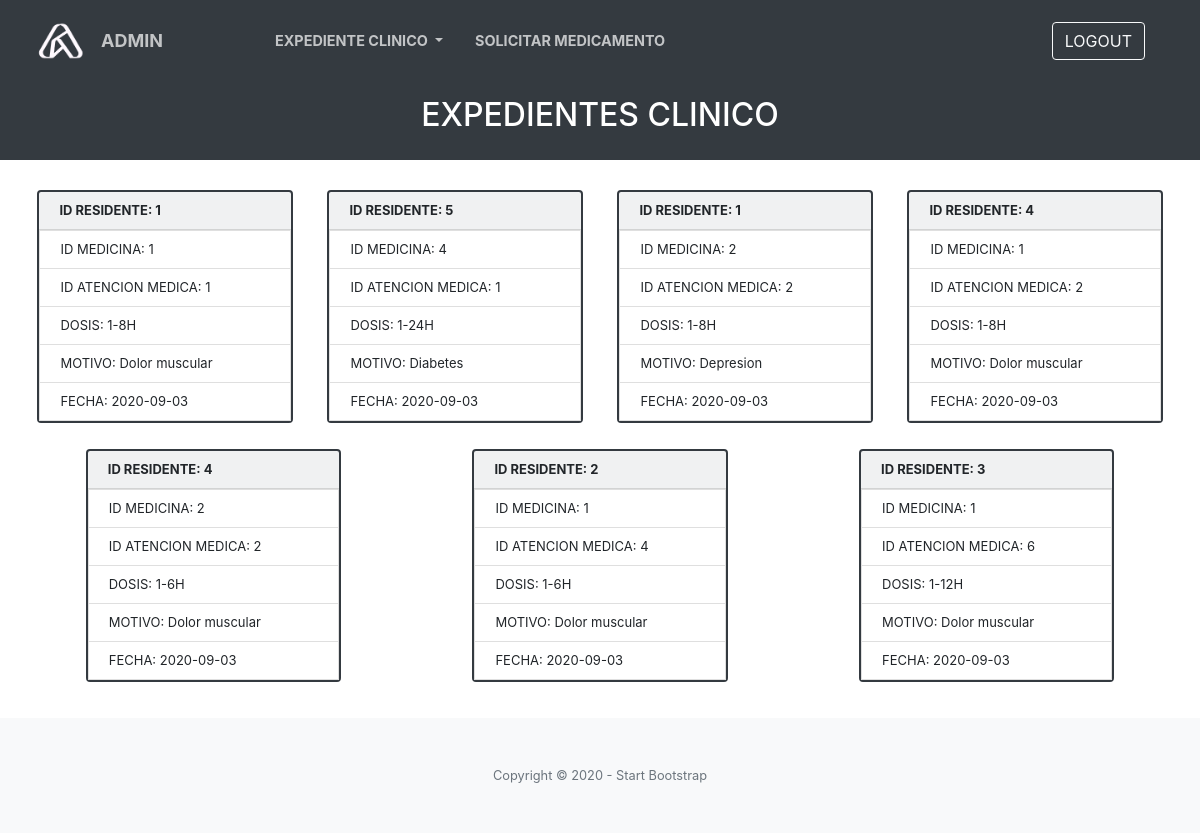
The app's page /VExpeClinico.php with its own data.
### tables this page shows
create table exp_Clinico(
ID_Residente smallint not null,
ID_Medicina smallint not null,
ID_Atencion_Medica smallint not null,
Dosis char(20) not null,
Motivo char(30) not null,
Fecha date not null,
foreign key (ID_Residente)
	references Residente(ID)
    ON UPDATE CASCADE ON DELETE cascade,
foreign key (ID_Medicina)
	references Medicina(ID)
    ON UPDATE CASCADE ON DELETE cascade,
foreign key (ID_Atencion_Medica)
	references Atencion_Medica(ID)
    ON UPDATE CASCADE ON DELETE cascade,
primary key (ID_Atencion_Medica,ID_Residente,ID_Medicina)
);

### public_html/VExpeClinico.php (the view, shortened to what this page needs)
<?php
include('db.php');
?>
<!DOCTYPE html>
<html lang="en">
<head>
    <link rel="stylesheet" href="css/style.css">
    <link href="css/styles.css" rel="stylesheet" />
</head>
<body>
    <nav class="navbar navbar-expand-lg navbar-light fixed-top py-3 ml-0 " id="mainNav">
        <div class="container ml-1">
            <a class="navbar-brand js-scroll-trigger" href="index.php"><img src="img/logo5.png" class="logo" id="logo" alt=""></a>
            <a class="navbar-brand js-scroll-trigger mr-5" href="inicio_admin.php" style="font-size: 18px;">ADMIN</a>
            <div class="collapse navbar-collapse ml-5" id="navbarResponsive">
                <ul class="navbar-nav nav justify-content-center mr-5">
                    <li class="nav-item dropdown show">
                        <a class="nav-link js-scroll-trigger dropdown-toggle" href="#" role="button" id="dropdownMenuLink" data-toggle="dropdown" aria-haspopup="true" aria-expanded="false">
                            EXPEDIENTE CLINICO
                        </a>
                    </li>
                    <li class="nav-item">
                        <a class="nav-link js-scroll-trigger" href="solicitarMedicamento.php" role="button">SOLICITAR MEDICAMENTO</a>
                    </li>
                </ul>
            </div>
            <a class="btn btn-outline-light" href="logout.php"><span class="glyphicon glyphicon-log-in"></span> LOGOUT</a>
        </div>
    </nav>
    <section class="bg-dark text-white h-20 " style="height:20%;">
        <div class="container text-center pt-5">
            <h2 class="mb-2 pt-5">EXPEDIENTES CLINICO</h2>
        </div>
    </section>
    <section class="characteristics" style="line-height: 1;">
        <section class="characteristics__container">
            <?php
            $result = mysqli_query($con, "SELECT * FROM `exp_clinico`");
            while ($row = mysqli_fetch_assoc($result)) {
            ?>
                <article class="characteristics__item; card bg-light mb-3 border-dark">
                    <ul class="list-group list-group-flush">
                        <form method='post' action=''>
                            <div class="card-header font-weight-bold">
                                ID RESIDENTE: <?php echo $row['ID_Residente']; ?>
                            </div>
                            <li class="list-group-item">
                                ID MEDICINA: <?php echo $row['ID_Medicina']; ?>
                            </li>
                            <li class="list-group-item">
                                <div>ID ATENCION MEDICA: <?php echo $row['ID_Atencion_Medica']; ?></div>
                            </li>
                            <li class="list-group-item">
                                <div>DOSIS: <?php echo $row['Dosis']; ?></div>
                            </li>
                            <li class="list-group-item">
                                <div>MOTIVO: <?php echo $row['Motivo']; ?></div>
                            </li>
                            <li class="list-group-item">
                                <div>FECHA: <?php echo $row['Fecha']; ?></div>
                            </li>
                        </form>
                    </ul>
                </article>
            <?php }
            ?>
        </section>
    </section>
    <footer class="bg-light py-5">
        <div class="container">
            <div class="small text-center text-muted">Copyright © 2020 - Start Bootstrap</div>
        </div>
    </footer>
</body>
</html>

### public_html/css/style.css (style rules this page uses)
.characteristics { padding: 20px 20px; text-align: left; font-size: 13px; line-height: 1; }
.characteristics .characteristics__container { display: flex; flex-wrap: wrap; justify-content: space-around; }
.characteristics .card { flex: 0 0 22%; margin: 10px; border: 2px solid; padding: 0; text-decoration: 1; }
.list-group-item { inline-size: 2; }
body { line-height: 1; }
#logo { width: 50px; }

### records on screen
exp_clinico: ID_Residente "1", ID_Medicina "1", ID_Atencion_Medica "1", Dosis "1-8H", Motivo "Dolor muscular", Fecha "2020-09-03"
exp_clinico: ID_Residente "5", ID_Medicina "4", ID_Atencion_Medica "1", Dosis "1-24H", Motivo "Diabetes", Fecha "2020-09-03"
exp_clinico: ID_Residente "1", ID_Medicina "2", ID_Atencion_Medica "2", Dosis "1-8H", Motivo "Depresion", Fecha "2020-09-03"
exp_clinico: ID_Residente "4", ID_Medicina "1", ID_Atencion_Medica "2", Dosis "1-8H", Motivo "Dolor muscular", Fecha "2020-09-03"
exp_clinico: ID_Residente "4", ID_Medicina "2", ID_Atencion_Medica "2", Dosis "1-6H", Motivo "Dolor muscular", Fecha "2020-09-03"
exp_clinico: ID_Residente "2", ID_Medicina "1", ID_Atencion_Medica "4", Dosis "1-6H", Motivo "Dolor muscular", Fecha "2020-09-03"
exp_clinico: ID_Residente "3", ID_Medicina "1", ID_Atencion_Medica "6", Dosis "1-12H", Motivo "Dolor muscular", Fecha "2020-09-03"
